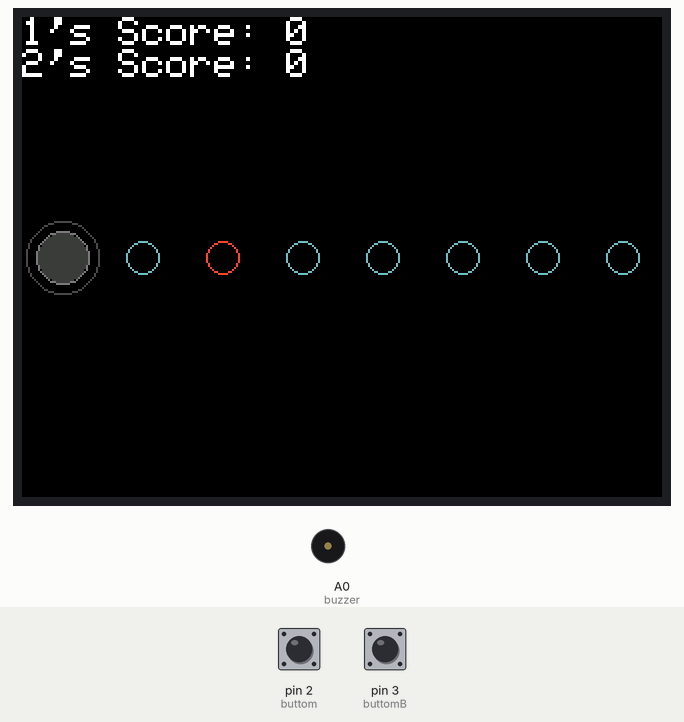
Recording of a sketch running on a simulated Arduino Uno, built with avr-gcc and run on an emulated ATmega328P. Parts: 320×240 colour display, buzzer (waves = sounding). The test bench sets the inputs (shaded band); at power-on: pin 3 (buttomB) HIGH, pin 2 (buttom) HIGH. Random numbers use the default seed unless the sketch sets one.

Above: at 1.4 s.
1.5 s: pin 3 (buttomB) pulled LOW for 0.15 s
At 2.9 s:
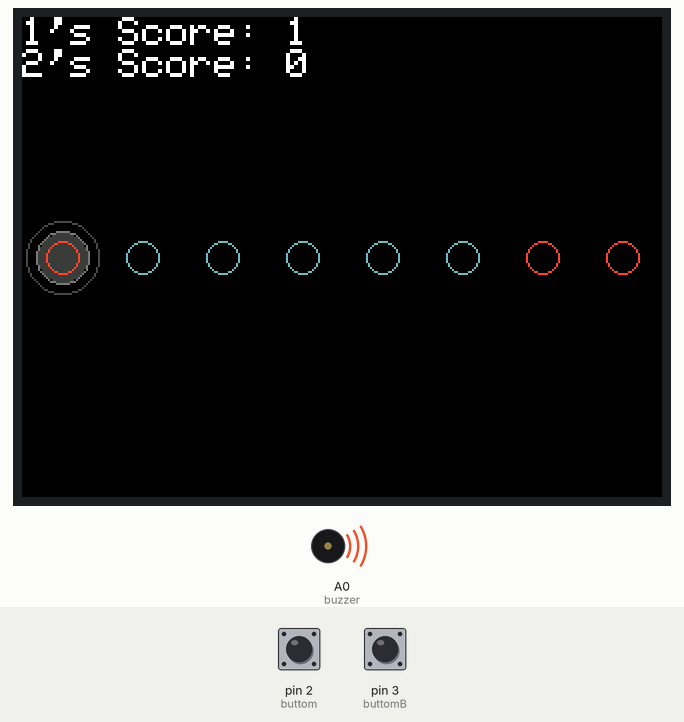
4.6 s: pin 2 (buttom) pulled LOW for 0.15 s
At 5.3 s:
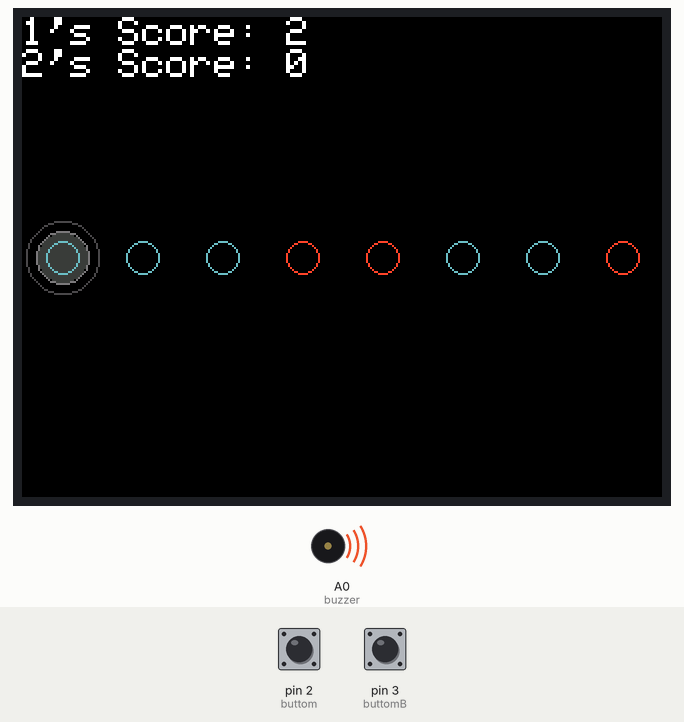
6.2 s: pin 2 (buttom) pulled LOW for 1 s
At 6.8 s:
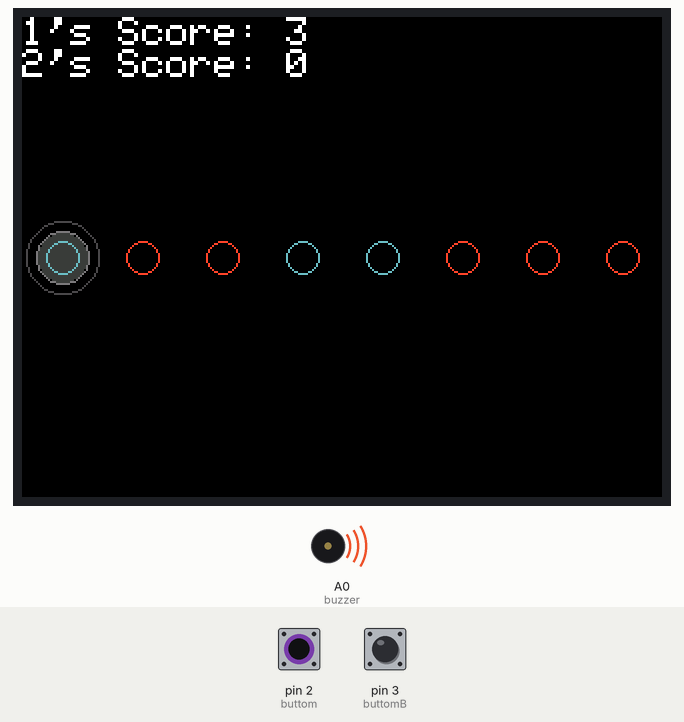
Timing chart, 0 to 14.7 s (numbered marks = the images above; inputs shaded):
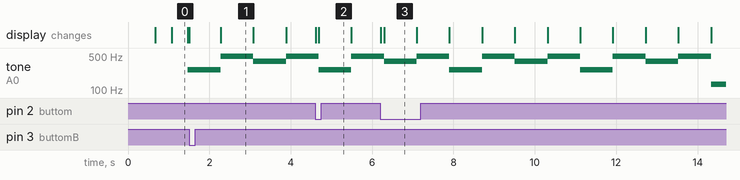

Measured:
- by itself, tone on A0 (buzzer): repeats every 3.2 s: 494 Hz 0.80 s, 262 Hz 0.80 s, 494 Hz 0.80 s, 392 Hz 0.80 s
- what the display in image 0 shows lasts 0.4 s, from 1.1 s to 1.5 s
- what the display in image 1 shows lasts 0.8 s, from 2.3 s to 3.1 s

The sketch:

14_MultiplayerBeaterV2_MASTER.ino
```cpp
// 這是效率優先, 閹割顯示品質的版本, 但也優化了很多地方
// S1154041 邱立宇
// 在按下按鈕的時候, 就算顏色不隊也可能會加分,
// 像是在index++之後才按下按鈕, 螢幕還沒更新, 就會出現這樣的狀況
#define C3 131
#define G3 196
#define B3 247
#define C4 262
#define G4 392
#define A4 440
#define B4 494
#define C5 523
#define D5 587
#define E5 659
#define F5 698
#define G5 784
#define A5 880
#define none 0
// 定義頻率, 方便寫音樂
const int song[] = {none, none, none,
              C4, B4, G4, B4, C4, B4, G4, B4, C4, B4, G4, B4, C4, B4, G4, B4,
              C3, B3, G3, B3, C3, B3, G3, B3, B4, C5, D5, E5, E5, D5, B4, C5, B4, G4, B4,
              B4, E5, D5, E5, E5, G5, G5, E5, E5, D5, none, B4,
              F5, E5, E5, C5, C5, A4, C5, B4, G4, G4, E5, D5, none,
              F5, E5, E5, C5, C5, A4, A5, G5, E5, D5, B4, G4, none,
              G5, E5, G5, none, G5, E5, G5, none, G5, E5, G5, none, G5, E5, G5, none};
              //歌曲內容
const int a = 61250; // 1 sec
const int b = 50000; // 800 ms
const int c = 25000; // 400 ms
const int tempo[] = { c,c,c,
                b,b,b,b,b,b,b,b,b,b,b,b,b,b,b,b,
                b,b,b,b,b,b,b,b,c,c,c,c,c,c,b,b,b,b,b,
                c,c,c,c,c,c,c,c,b,b,b,b,
                c,c,c,c,c,c,b,c,c,c,b,b,c,
                c,c,c,c,c,c,b,b,c,b,b,c,b,
                b,b,b,b,b,b,b,b,b,b,b,b,b,b,a,a};
                //對應速度
#include<Adafruit_GFX.h>
#include<Adafruit_ILI9341.h>
const int buttom = 2; // Player 1按鈕
const int buttomB = 3; // Player 2按鈕B
#define buzzer A0 //蜂鳴器
#define TFT_CS 4
#define TFT_RST 7
#define TFT_DC 8
#define TFT_MOSI 11
#define TFT_CLK 12
#define TFT_MISO 13
// 避免連接 clock 使用到的針腳
Adafruit_ILI9341 tft = Adafruit_ILI9341(TFT_CS, TFT_DC, TFT_MOSI, TFT_CLK, TFT_RST, TFT_MISO);
int index = 0; // 顯示音符的起始 index
int score = 0; // 玩家 1 分數
int score2 = 0; // 玩家 2 分數
int move = 0; // 位置偏移量
unsigned long prevtime = 0; // 硬體中斷當中用於debouncing 的變數
unsigned long prevtimeB = 0;
int SongSize = sizeof(song) / sizeof(int); // 方便使用的變數, 可略
int centers[sizeof(song) / sizeof(int)] = {}; // 紀錄音符位置的陣列
bool appears[sizeof(song) / sizeof(int)] = {}; // 判斷是否顯示音符的陣列
int colors[sizeof(song) / sizeof(int)] = {}; // 紀錄音符顏色的陣列
void setup()
{
  Serial.begin(9600); // 方便觀察 可略
  pinMode(buttom, INPUT_PULLUP); // Player 1 按鈕
  pinMode(buttomB, INPUT_PULLUP); // Player 1 按鈕B
  attachInterrupt(digitalPinToInterrupt(buttom), flash, FALLING); // 硬體中斷: 按鈕被按下時呼叫 Flash
  attachInterrupt(digitalPinToInterrupt(buttomB), flashB, FALLING); // 硬體中斷: 按鈕被按下時呼叫 Flash
  pinMode(buzzer, OUTPUT); // 設定蜂鳴器
  tft.begin(); // 顯示器設定
  tft.fillScreen(ILI9341_BLACK); // 背景顏色
  tft.setRotation(1); // 螢幕旋轉 橫向擺放
  tft.setTextSize(2.5); // 文字大小
  tft.setTextColor(ILI9341_WHITE, ILI9341_BLACK);;
  tft.println(String("1's Score: ") + score); // 顯示分數初始
  tft.println(String("2's Score: ") + score2);
  randomSeed(analogRead(0)); // 隨機種子, 用於生成音符顏色

  reset(); // 重置
}
void HitPlace() // 打擊點渲染
{
  tft.drawCircle(20, 120, 18, tft.color565(75,75,75)); // 打擊外框
  tft.drawCircle(20, 120, 8, tft.color565(60,60,60));
}
void reset() // 重置
{
  tft.drawCircle(20, 120, 18, tft.color565(75,75,75)); // 打擊外框
  tft.drawCircle(20, 120, 13, tft.color565(120,120,120)); // 打擊內框
  tft.fillCircle(20,120, 12, tft.color565(60,60,60)); // 實心內框
  move = 0; // 偏移量重置
  int temp = 20; // 第一個音符的初始位置
  for(int i = 0; i < sizeof(song) / sizeof(int); i++) // 將三個陣列的內容產生出來 (centers appears colors)
  {
    centers[i] = temp;
    temp += 40; // 每個音符的間距都為 40
    if(song[i] == none) // 沒有要播
    {
      appears[i] = false; // 若 song 當中沒有要播, 則不顯示音符
      colors[i] = -1; // 沒有顏色
    }
    else
    {
      appears[i] = true; // 反之則顯示
      colors[i] = random(0, 2); // 隨機產生顏色
    }
  }
  cli();
  TCCR1A = 0; // reset
  TCCR1B = 0; // reset
  TCCR1B |= B00000100; //將 Prescalar 設定為 256
  TIMSK1 |= B00000010; // 啟動 A 的比對模式
  OCR1A = 18750; // 50000 個週期, 代表 800 ms (Prescalar = 256)
  sei();
}
void loop()
{
}
void UpdateScore(bool player) // 更新分數, 在打中的時候被呼叫, 根據布林值判斷哪一個Player
{
  //tft.fillCircle(20, 120, 15, ILI9341_YELLOW); // 顯示外框
  //tft.fillCircle(20, 120, 10, ILI9341_ORANGE); // 顯示內框
  tft.drawCircle(20, 120, 18, ILI9341_YELLOW); // 方便觀察是否打中
  if(player) // true 表示 player2
    score2++; // 分數增加
  else
    score++;
  tft.setCursor(0,0);
  tft.println(String("1's Score: ") + score);// 顯示更新後的分數
  tft.println(String("2's Score: ") + score2);
}
// const int ylist[] = {123,124,124,124,123,123,124,124,124,123}; // 用於畫音符的陣列
void inline drawBeat(int center, bool color) // 畫音符
{
  //tft.drawCircle(center, 120, 10, tft.color565(150,150,150)); // 半徑為 10 的圓外框
  //tft.drawCircle(center, 120, 9, ILI9341_WHITE); // 半徑為 9 的內層外框
  tft.drawCircle(center, 120, 8, color ? tft.color565(250, 71, 43):tft.color565(108, 191, 194)); // 填滿顏色

  // tft.drawRect(center - 4, 118, 2, 2, ILI9341_BLACK); // 畫眼睛
  // tft.drawRect(center + 2, 118, 2, 2, ILI9341_BLACK); // 畫眼睛

  // for(int i = center - 5, index = 0; i <= center + 5;i++, index++) // 畫嘴巴
  // {
  //   tft.drawPixel(i, ylist[index], ILI9341_BLACK);
  // }
}
void flash() // 按下按鈕時觸發
{
  if(millis() - prevtime > 100 && colors[index] == 0)// 硬體中斷 debouncing
  { // 被按下 且顏色對的上, 分數增加
    prevtime = millis(); // 更新按下時間
    UpdateScore(false);
  }
}
void flashB() // 按下按鈕時觸發
{
  if(millis() - prevtimeB > 100 && colors[index] == 1) // 硬體中斷 debouncing
  { // 同flash A
    prevtimeB = millis(); // 更新按下時間
    UpdateScore(false);
  }
}
ISR(TIMER1_COMPA_vect) // 音符左移 / 控制分數 / 音符產生
{
  HitPlace(); // 打擊點渲染
  char cur; // 讀取第二玩家的輸入
  while(Serial.available() > 0) // Player 2 打擊
  {
    cur = Serial.read(); // 清掉前面多餘的打擊紀錄 獲取最後一個輸入
  }
  if((cur == '1' && colors[index] == 0)|| (cur == '2' && colors[index] == 1))
  { // 顏色對的上按鍵就加分
    UpdateScore(true);
  }
  TCNT1 = 0; // 重置計時器
  OCR1A = tempo[index]; // 播放速度更改
  if(index + 8 > SongSize) // 清除多餘物件
  {
      for(int i = 40 + centers[SongSize-1] + move; i <= tft.width(); i += 40) // 清除多餘的
      {
        tft.fillCircle(i, 120, 10, ILI9341_BLACK);
      }
  }
  for(int i = index; i < min(SongSize, index + 8); i++) // 顯示音符, index 為起始值, 只顯示八個音, 減少執行次數, 非必要
  {
      //Serial.println(String("SongSize: ") + SongSize);
      if(appears[i])
      {
        drawBeat(centers[i] + move,colors[i]);
        // 如果有出現就畫
      }
      else
      {
        centers[i]+move == 20 ? HitPlace():tft.fillCircle(centers[i] + move, 120, 10, ILI9341_BLACK);
        // 沒有出現就畫黑色, 但黑色不能畫在打擊點上
      }
  }
  tone(buzzer, song[index++]); // 播放音樂 (包含 none)
  move -= 40; // 偏移量更新
  index %= SongSize; // 用於循環播放
  if(index==0) reset(); // 當循環一圈之後重置
}
```
